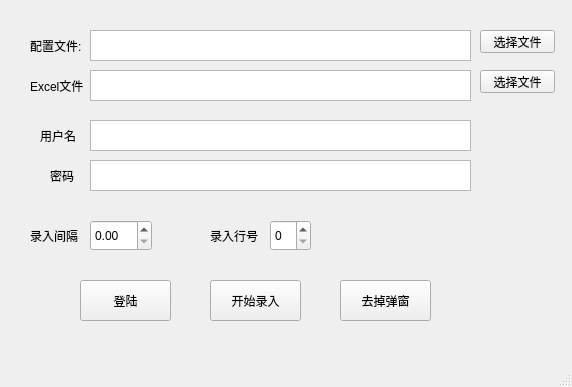
<?xml version="1.0" encoding="UTF-8"?>
<ui version="4.0">
 <class>MainWindow</class>
 <widget class="QMainWindow" name="MainWindow">
  <property name="geometry">
   <rect>
    <x>0</x>
    <y>0</y>
    <width>572</width>
    <height>387</height>
   </rect>
  </property>
  <property name="windowTitle">
   <string>MainWindow</string>
  </property>
  <widget class="QWidget" name="centralwidget">
   <widget class="QLabel" name="label">
    <property name="geometry">
     <rect>
      <x>30</x>
      <y>40</y>
      <width>54</width>
      <height>12</height>
     </rect>
    </property>
    <property name="text">
     <string>配置文件:</string>
    </property>
   </widget>
   <widget class="QLabel" name="label_2">
    <property name="geometry">
     <rect>
      <x>30</x>
      <y>80</y>
      <width>54</width>
      <height>12</height>
     </rect>
    </property>
    <property name="text">
     <string>Excel文件:</string>
    </property>
   </widget>
   <widget class="QTextEdit" name="textEdit">
    <property name="geometry">
     <rect>
      <x>90</x>
      <y>30</y>
      <width>381</width>
      <height>31</height>
     </rect>
    </property>
   </widget>
   <widget class="QTextEdit" name="textEdit_2">
    <property name="geometry">
     <rect>
      <x>90</x>
      <y>70</y>
      <width>381</width>
      <height>31</height>
     </rect>
    </property>
   </widget>
   <widget class="QPushButton" name="pushButton">
    <property name="geometry">
     <rect>
      <x>480</x>
      <y>30</y>
      <width>75</width>
      <height>23</height>
     </rect>
    </property>
    <property name="text">
     <string>选择文件</string>
    </property>
   </widget>
   <widget class="QPushButton" name="pushButton_2">
    <property name="geometry">
     <rect>
      <x>480</x>
      <y>70</y>
      <width>75</width>
      <height>23</height>
     </rect>
    </property>
    <property name="text">
     <string>选择文件</string>
    </property>
   </widget>
   <widget class="QLabel" name="label_3">
    <property name="geometry">
     <rect>
      <x>40</x>
      <y>130</y>
      <width>54</width>
      <height>12</height>
     </rect>
    </property>
    <property name="text">
     <string>用户名</string>
    </property>
   </widget>
   <widget class="QLabel" name="label_4">
    <property name="geometry">
     <rect>
      <x>50</x>
      <y>170</y>
      <width>54</width>
      <height>12</height>
     </rect>
    </property>
    <property name="text">
     <string>密码</string>
    </property>
   </widget>
   <widget class="QTextEdit" name="textEdit_3">
    <property name="geometry">
     <rect>
      <x>90</x>
      <y>120</y>
      <width>381</width>
      <height>31</height>
     </rect>
    </property>
   </widget>
   <widget class="QTextEdit" name="textEdit_4">
    <property name="geometry">
     <rect>
      <x>90</x>
      <y>160</y>
      <width>381</width>
      <height>31</height>
     </rect>
    </property>
   </widget>
   <widget class="QLabel" name="label_5">
    <property name="geometry">
     <rect>
      <x>30</x>
      <y>230</y>
      <width>54</width>
      <height>12</height>
     </rect>
    </property>
    <property name="text">
     <string>录入间隔</string>
    </property>
   </widget>
   <widget class="QLabel" name="label_6">
    <property name="geometry">
     <rect>
      <x>210</x>
      <y>230</y>
      <width>54</width>
      <height>12</height>
     </rect>
    </property>
    <property name="text">
     <string>录入行号</string>
    </property>
   </widget>
   <widget class="QSpinBox" name="spinBox">
    <property name="geometry">
     <rect>
      <x>270</x>
      <y>220</y>
      <width>41</width>
      <height>31</height>
     </rect>
    </property>
   </widget>
   <widget class="QDoubleSpinBox" name="doubleSpinBox">
    <property name="geometry">
     <rect>
      <x>90</x>
      <y>220</y>
      <width>62</width>
      <height>31</height>
     </rect>
    </property>
   </widget>
   <widget class="QPushButton" name="pushButton_3">
    <property name="geometry">
     <rect>
      <x>80</x>
      <y>280</y>
      <width>91</width>
      <height>41</height>
     </rect>
    </property>
    <property name="text">
     <string>登陆</string>
    </property>
   </widget>
   <widget class="QPushButton" name="pushButton_4">
    <property name="geometry">
     <rect>
      <x>210</x>
      <y>280</y>
      <width>91</width>
      <height>41</height>
     </rect>
    </property>
    <property name="text">
     <string>开始录入</string>
    </property>
   </widget>
   <widget class="QPushButton" name="pushButton_5">
    <property name="geometry">
     <rect>
      <x>340</x>
      <y>280</y>
      <width>91</width>
      <height>41</height>
     </rect>
    </property>
    <property name="text">
     <string>去掉弹窗</string>
    </property>
   </widget>
  </widget>
  <widget class="QMenuBar" name="menubar">
   <property name="geometry">
    <rect>
     <x>0</x>
     <y>0</y>
     <width>572</width>
     <height>23</height>
    </rect>
   </property>
  </widget>
  <widget class="QStatusBar" name="statusbar"/>
 </widget>
 <resources/>
 <connections>
  <connection>
   <sender>pushButton</sender>
   <signal>clicked()</signal>
   <receiver>MainWindow</receiver>
   <slot>getFilePath()</slot>
   <hints>
    <hint type="sourcelabel">
     <x>509</x>
     <y>59</y>
    </hint>
    <hint type="destinationlabel">
     <x>418</x>
     <y>34</y>
    </hint>
   </hints>
  </connection>
  <connection>
   <sender>pushButton_2</sender>
   <signal>clicked()</signal>
   <receiver>MainWindow</receiver>
   <slot>getFilePath()</slot>
   <hints>
    <hint type="sourcelabel">
     <x>531</x>
     <y>111</y>
    </hint>
    <hint type="destinationlabel">
     <x>533</x>
     <y>160</y>
    </hint>
   </hints>
  </connection>
  <connection>
   <sender>pushButton_3</sender>
   <signal>clicked()</signal>
   <receiver>MainWindow</receiver>
   <slot>login()</slot>
   <hints>
    <hint type="sourcelabel">
     <x>130</x>
     <y>324</y>
    </hint>
    <hint type="destinationlabel">
     <x>147</x>
     <y>357</y>
    </hint>
   </hints>
  </connection>
  <connection>
   <sender>pushButton_4</sender>
   <signal>clicked()</signal>
   <receiver>MainWindow</receiver>
   <slot>startInput()</slot>
   <hints>
    <hint type="sourcelabel">
     <x>281</x>
     <y>328</y>
    </hint>
    <hint type="destinationlabel">
     <x>283</x>
     <y>361</y>
    </hint>
   </hints>
  </connection>
  <connection>
   <sender>pushButton_5</sender>
   <signal>clicked()</signal>
   <receiver>MainWindow</receiver>
   <slot>cancelAlert()</slot>
   <hints>
    <hint type="sourcelabel">
     <x>382</x>
     <y>320</y>
    </hint>
    <hint type="destinationlabel">
     <x>414</x>
     <y>261</y>
    </hint>
   </hints>
  </connection>
 </connections>
 <slots>
  <slot>getFilePath()</slot>
  <slot>login()</slot>
  <slot>startInput()</slot>
  <slot>cancelAlert()</slot>
 </slots>
</ui>
